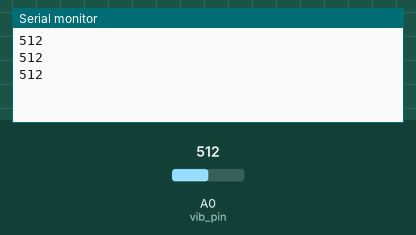
The sketch below on a simulated Arduino Uno, built with avr-gcc and run on an emulated ATmega328P. Parts: the last lines printed to the serial monitor. The test bench sets the inputs (shaded band); at power-on: A0 (vib_pin) = 512.

Above: at 1.3 s.
1.4 s: A0 (vib_pin) set to 716
At 1.9 s:
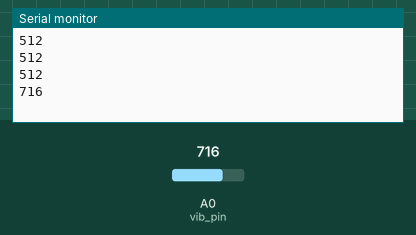
2.9 s: A0 (vib_pin) set to 900
At 3.4 s:
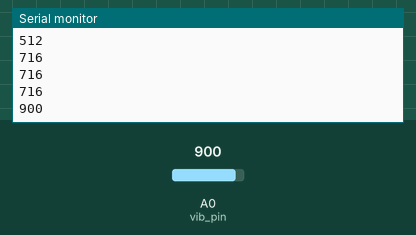
Timing chart, 0 to 5.9 s (numbered marks = the images above; inputs shaded):
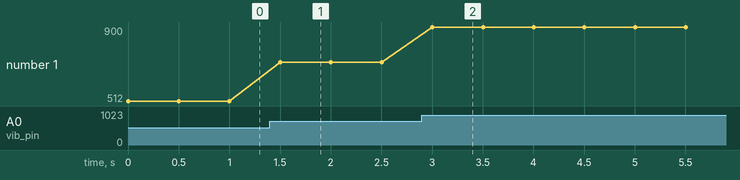

Measured:
- after the input at 1.4 s, the serial monitor: prints a new line after 0.10 s (image 1)
- after the input at 2.9 s, the serial monitor: prints a new line after 0.10 s (image 2)
- plotted number 1: 512 → 716 after the input at 1.4 s, 716 → 900 after the input at 2.9 s

The sketch:

Exp3.ino
```cpp
int vib_pin=A0;
int reading;
void setup() {
  Serial.begin(9600);
  pinMode(vib_pin,INPUT);
}

void loop() {
  reading=analogRead(vib_pin);
  Serial.println(reading);
  delay(500);
}
```
